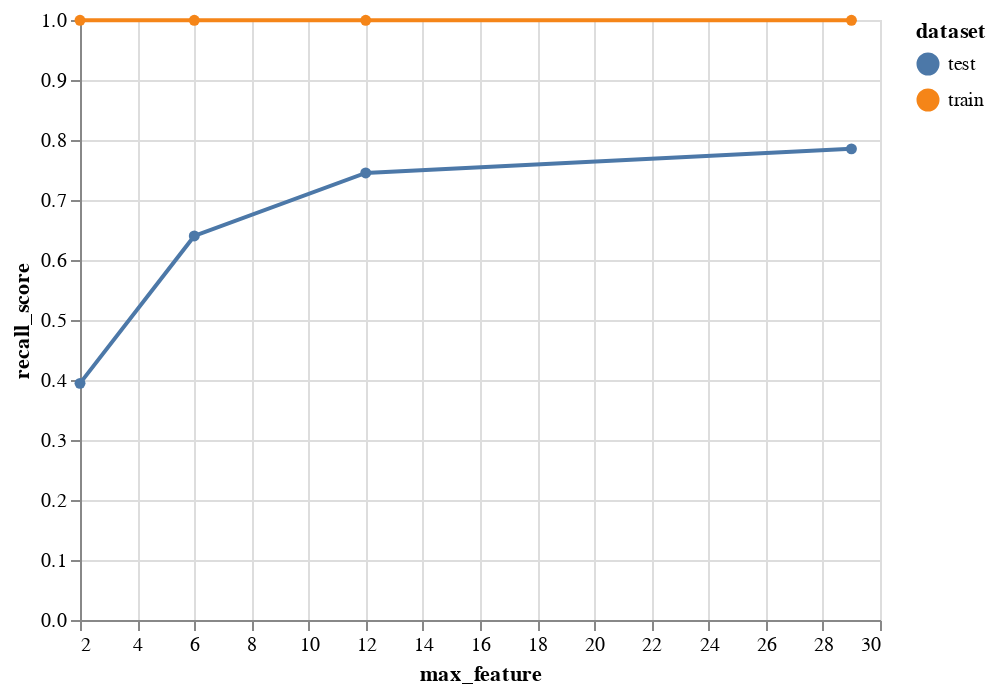

Notebook source saved alongside this figure:
### Code cell
compare_train_test(max_feature_summary, 'max_feature')

### Figure 1 — Vega-Lite specification as saved in the notebook (floating-point values rounded to 4 significant figures)
{"config": {"view": {"continuousWidth": 400, "continuousHeight": 300}}, "data": {"name": "data-bdf0383117f79d9335771f7f690c664a"}, "mark": {"type": "line", "point": true}, "encoding": {"color": {"type": "nominal", "field": "dataset"}, "x": {"type": "quantitative", "field": "max_feature"}, "y": {"type": "quantitative", "field": "recall_score"}}, "$schema": "https://vega.github.io/schema/vega-lite/v4.8.1.json", "datasets": {"data-bdf0383117f79d9335771f7f690c664a": [{"max_feature": 2, "recall_score": 0.9995, "dataset": "train", "overfitting": 0.6051}, {"max_feature": 2, "recall_score": 0.3944, "dataset": "test", "overfitting": 0.6051}, {"max_feature": 6, "recall_score": 0.9995, "dataset": "train", "overfitting": 0.3594}, {"max_feature": 6, "recall_score": 0.64, "dataset": "test", "overfitting": 0.3594}, {"max_feature": 12, "recall_score": 0.9995, "dataset": "train", "overfitting": 0.2543}, {"max_feature": 12, "recall_score": 0.7451, "dataset": "test", "overfitting": 0.2543}, {"max_feature": 29, "recall_score": 0.9995, "dataset": "train", "overfitting": 0.2142}, {"max_feature": 29, "recall_score": 0.7852, "dataset": "test", "overfitting": 0.2142}]}}
